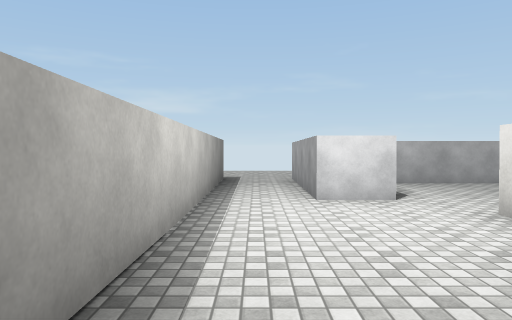
view 1 (above)

16 first-person views from a walk through a scene from a Unity 3-D project. The camera is 1.5 m above the floor, tilts 2° down and sees 70° across. The floor is counted in squares, 2 m on a side. Each view is taken from the middle of a square. On the plan, view 1 faces up. The plan holds only what a view shows up to about 11 squares ahead; the rest is blank. The player character is not drawn. Surface patterns are stand-ins for the level's own textures.

view 2
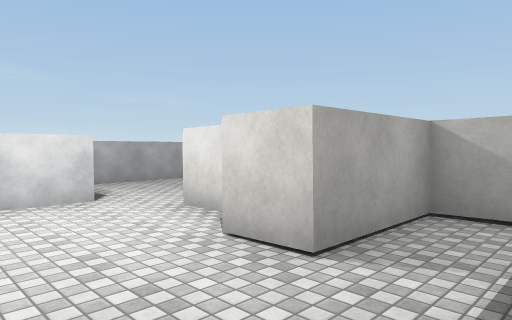

view 3
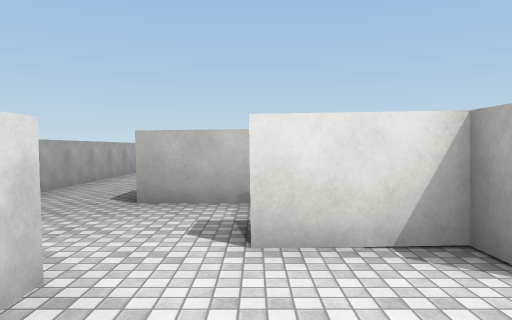

view 4
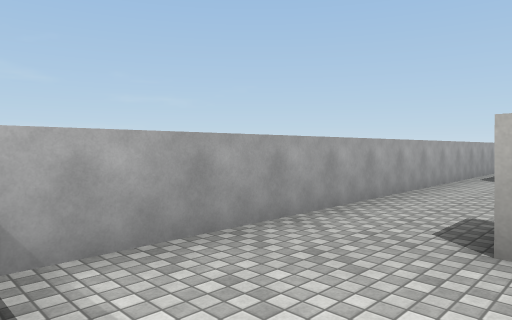

view 5
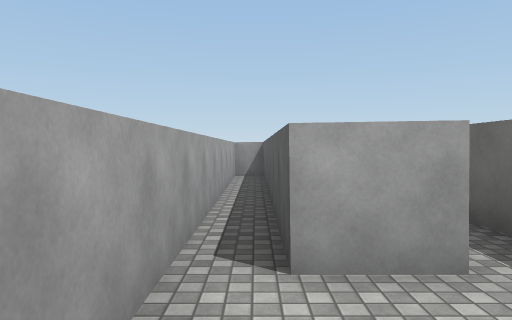

view 6
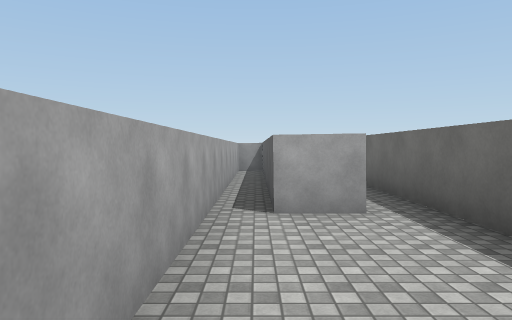

view 7
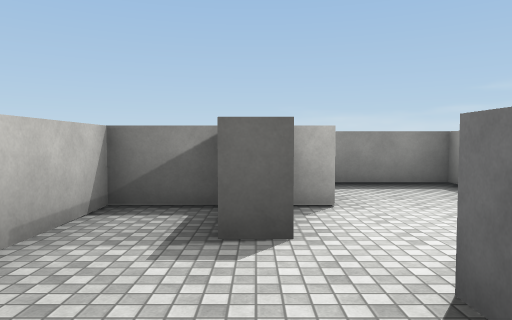

view 8
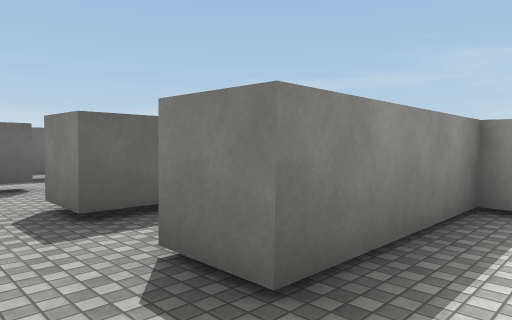

view 9
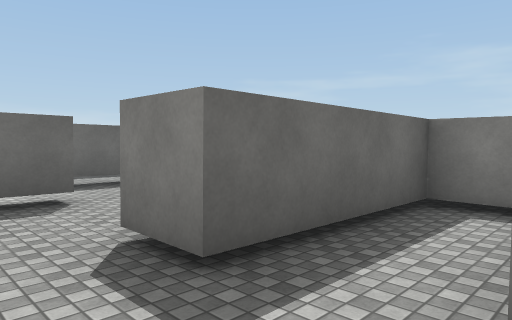

view 10
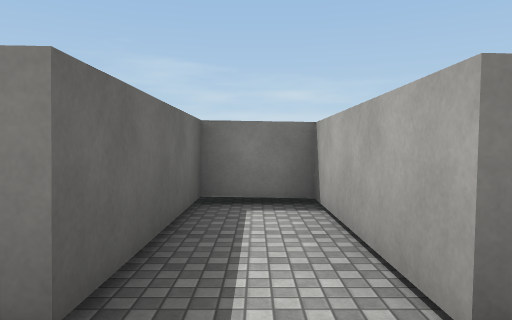

view 11
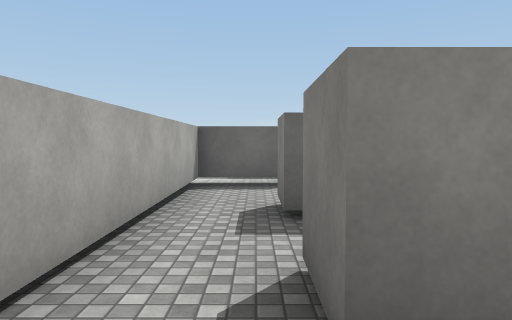

view 12
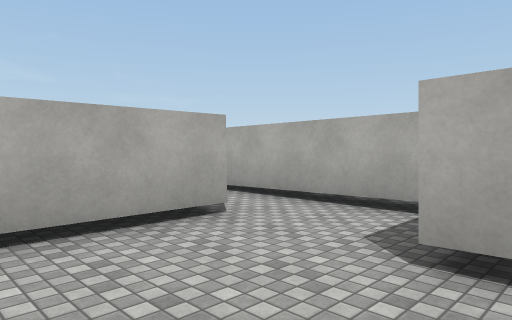

view 13
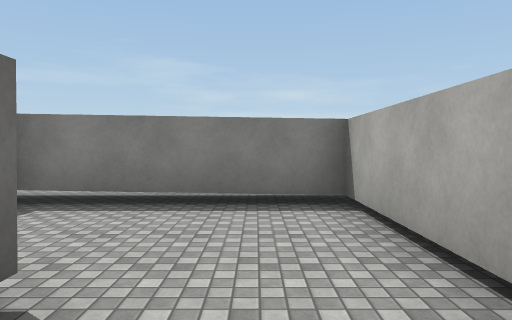

view 14
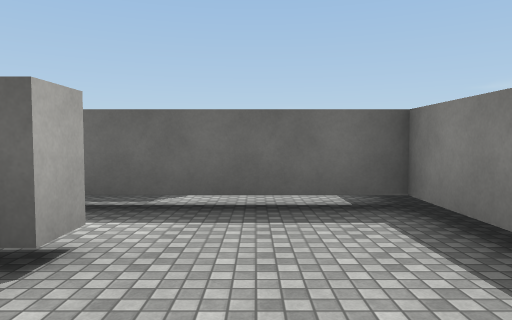

view 15
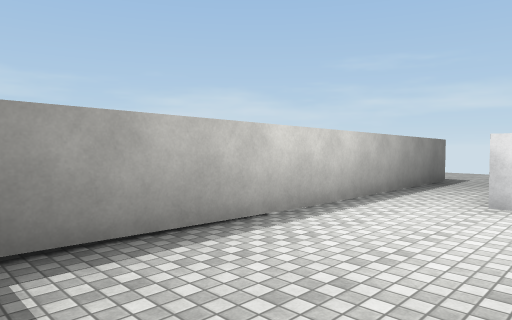

view 16
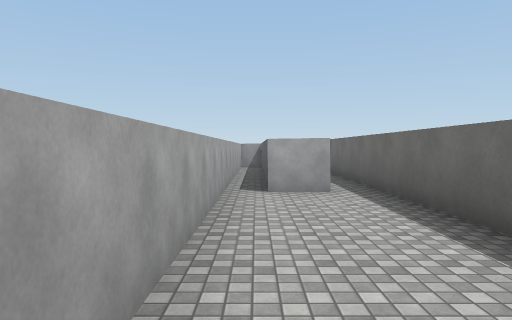

### Floor plan
Key: @ floor where view 1 was taken; # wall or solid block; . floor; T thing the floor can be seen under or through.
Columns run from 2 left of view 1 to 19 right of it. Each row starts with its distance up from view 1.
 11  ...
 10  ...
  9  ...
  8  #.###################
  7  #.##................#
  6  #.##.........########
  5  #.....#  #########
  4  #...#.#
  3  #...#.#
  2  #...###
  1  #.....#
  0  #@... #
 -1  ####..#
 -2  #.....#
 -3  ####..#
 -4  #.....#
 -5 .T.....#
 -6 .T...###
 -7 .T.....
 -8 .TT###

Positions as (right, up) in squares from view 1, and headings:
1: (0, 0), facing up
2: (0, 0), facing up-right
3: (0, 4), facing right
4: (2, 5), facing up-right
5: (9, 7), facing right
6: (7, 7), facing right
7: (3, 7), facing down
8: (4, 1), facing down-left
9: (4, -1), facing down-left
10: (4, -2), facing left
11: (3, 1), facing down
12: (0, -7), facing up-right
13: (4, -5), facing left
14: (1, -4), facing down
15: (2, 0), facing up-left
16: (5, 7), facing right
